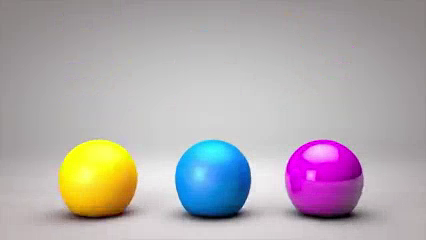
#> input picture frame 30 of video3.mp4, 426 x 240 px
$ python 3.py
#> lines starting #> are read from the running program, lines starting #| are printed output that depends on the picture; after the words box and inside, x2 and y2 are one past the last pixel; in counts of white or black regions, pixels touching at a corner belong together
import cv2
import numpy as np

def get_frame(cap,scalling_factor):
#> called with scalling_factor = 1
	ret, frame = cap.read()
#> frame is the input picture: shape (240, 426, 3); mean B, G, R 174, 170.8, 177.3
	frame = cv2.resize(frame, None, fx = scalling_factor, fy = scalling_factor, interpolation = cv2.INTER_AREA)
	return frame

if __name__=='__main__':
	cap = cv2.VideoCapture('video3.mp4')
	scalling_factor = 1.0
	while True:
		frame = get_frame(cap,scalling_factor)
		hsv = cv2.cvtColor(frame, cv2.COLOR_BGR2HSV)
#> hsv: shape (240, 426, 3); mean H, S, V 103, 36.7, 186.2
		lower = np.array([20,100,100])
		upper = np.array([30,255,255])
		mask = cv2.inRange(hsv,lower,upper)
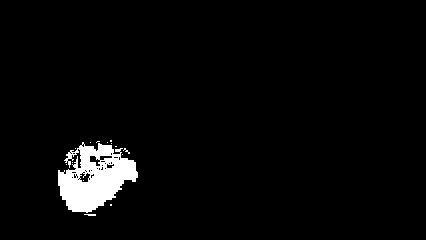
#> mask: shape (240, 426); 3.4% white; 15 white regions (13 under 20 px), largest, box (x1, y1, x2, y2) and area: (58, 142, 138, 213) 3381, (84, 214, 96, 216) 20
		img_bitwise_and = cv2.bitwise_and(frame,frame,mask=mask)
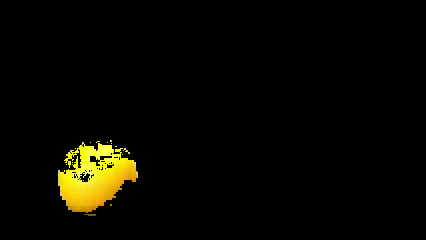
#> img_bitwise_and: shape (240, 426, 3); mean B, G, R 1, 7.3, 8.2
		img_median_blurred = cv2.medianBlur(img_bitwise_and,5)
		cv2.imshow('Object Tracking',img_median_blurred)
		cv2.imshow('Video',frame)
		if cv2.waitKey(33) == 27:
#> (key Esc is pressed here)
			break
cv2.destroyAllWindows()

$ run again, starting later in the video
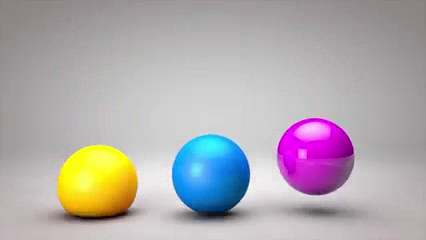
#> input picture frame 135 of video3.mp4, 426 x 240 px
#> in get_frame, frame is the input picture: shape (240, 426, 3); mean B, G, R 174.3, 171, 177.1
#> hsv: shape (240, 426, 3); mean H, S, V 103.5, 36, 186.3
#> `mask = cv2.inRange(hsv,lower,upper)`:
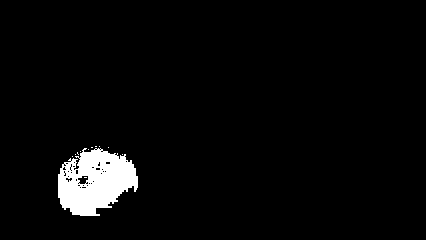
#> mask: shape (240, 426); 3.6% white; 12 white regions (11 under 20 px), largest, box (x1, y1, x2, y2) and area: (58, 148, 138, 216) 3702
#> `img_bitwise_and = cv2.bitwise_and(frame,frame,mask=mask)`:
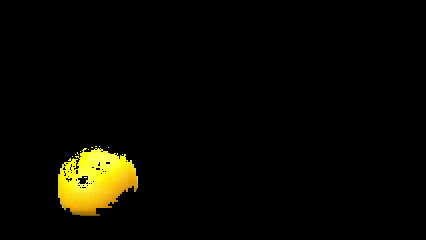
#> img_bitwise_and: shape (240, 426, 3); mean B, G, R 1.1, 8, 8.9
